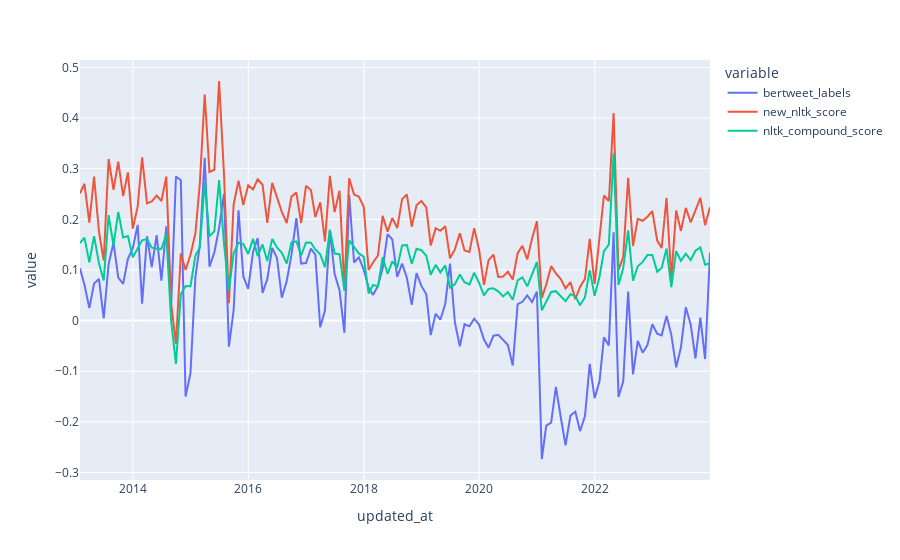

Notebook cell for this chart:
### Code cell
df1 = data.groupby(pd.Grouper(freq="M"))[["bertweet_labels","new_nltk_score","nltk_compound_score"]].mean()
df1.plot()

### Figure 1 — Plotly figure (JSON) as saved in the notebook; plotly's stock layout.template omitted (floating-point values rounded to 4 significant figures; data arrays with more than 128 entries replaced by an {"elided": "..."} marker saying what was removed)
{"data": [{"hovertemplate": "variable=bertweet_labels<br>updated_at=%{x}<br>value=%{y}<extra></extra>", "legendgroup": "bertweet_labels", "line": {"color": "#636efa", "dash": "solid"}, "marker": {"symbol": "circle"}, "mode": "lines", "name": "bertweet_labels", "orientation": "v", "showlegend": true, "type": "scatter", "x": {"elided": "132 str values"}, "xaxis": "x", "y": {"elided": "132 float values"}, "yaxis": "y"}, {"hovertemplate": "variable=new_nltk_score<br>updated_at=%{x}<br>value=%{y}<extra></extra>", "legendgroup": "new_nltk_score", "line": {"color": "#EF553B", "dash": "solid"}, "marker": {"symbol": "circle"}, "mode": "lines", "name": "new_nltk_score", "orientation": "v", "showlegend": true, "type": "scatter", "x": {"elided": "132 str values"}, "xaxis": "x", "y": {"elided": "132 float values"}, "yaxis": "y"}, {"hovertemplate": "variable=nltk_compound_score<br>updated_at=%{x}<br>value=%{y}<extra></extra>", "legendgroup": "nltk_compound_score", "line": {"color": "#00cc96", "dash": "solid"}, "marker": {"symbol": "circle"}, "mode": "lines", "name": "nltk_compound_score", "orientation": "v", "showlegend": true, "type": "scatter", "x": {"elided": "132 str values"}, "xaxis": "x", "y": {"elided": "132 float values"}, "yaxis": "y"}], "layout": {"legend": {"title": {"text": "variable"}, "tracegroupgap": 0}, "margin": {"t": 60}, "xaxis": {"anchor": "y", "domain": [0, 1], "title": {"text": "updated_at"}}, "yaxis": {"anchor": "x", "domain": [0, 1], "title": {"text": "value"}}}}
